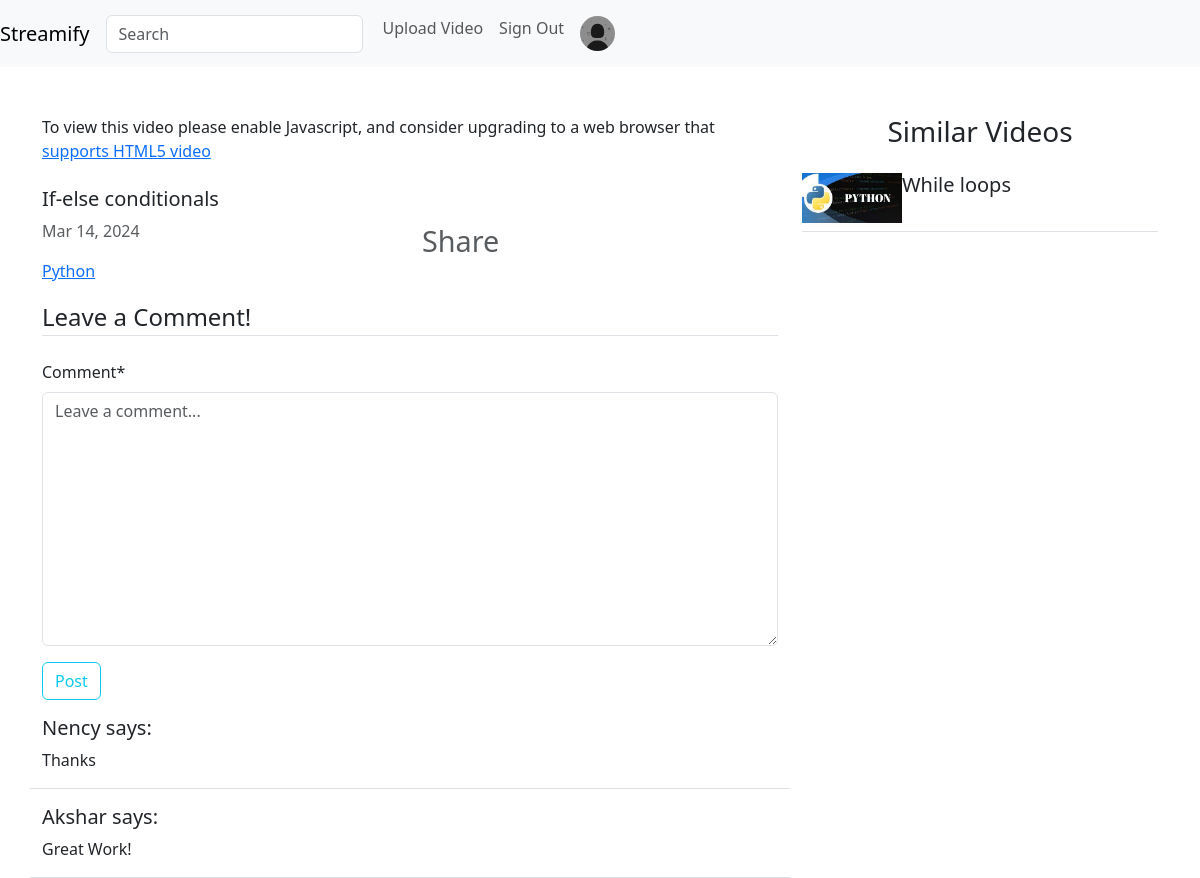
Page /videos/1/ (signed in) on the committed database.
### profiles/models.py (models this page shows, shortened)
class Profile(models.Model):
    user = models.OneToOneField(User, on_delete=models.CASCADE)
    name = models.CharField(max_length=100, blank=True)
    location = models.CharField(max_length=100, blank=True)
    image = models.ImageField(upload_to='uploads/profile_pics', blank=True)

### videos/models.py (models this page shows, shortened)
class Video(models.Model):
    uploader = models.ForeignKey(User, on_delete=models.CASCADE)
    title = models.CharField(max_length=100)
    description = models.TextField()
    video_file = models.FileField(upload_to='uploads/video_files', validators=[FileExtensionValidator(allowed_extensions=['mp4'])])
    thumbnail = models.FileField(upload_to='uploads/thumbnails', validators=[FileExtensionValidator(allowed_extensions=['png','jpg','jpeg'])])
    date_posted = models.DateTimeField(default=timezone.now)
    category = models.ForeignKey('Category', on_delete=models.CASCADE)

class Category(models.Model):
    name = models.CharField(max_length=30)
    def __str__(self):
        return self.name
    class Meta:
        verbose_name = 'Category'
        verbose_name_plural = 'Categories'

class Comment(models.Model):
    video = models.ForeignKey(Video, on_delete=models.CASCADE)
    user = models.ForeignKey(User, on_delete=models.CASCADE)
    comment = models.TextField()
    created_on = models.DateTimeField(auto_now_add=True)

### videos/views.py (the view, shortened to what this page needs)
# urls.py: path("<int:pk>/",DetailVideo.as_view(), name="video-detail"),
class DetailVideo(View):
    def get(self, request, pk , *args, **kwargs):
        video = Video.objects.get(pk=pk)
        form = CommentForm()
        comments = Comment.objects.filter(video=video).order_by('-created_on')
        categories = Video.objects.filter(category=video.category)[:14]
        context = {
            'object': video,
            'comments': comments,
            'categories': categories,
            'form': form,
        }
        return render(request, 'videos/video_detail.html', context)

### videos/forms.py
class CommentForm(forms.Form):
    comment = forms.CharField(widget=forms.Textarea(
        attrs={
            'class': 'form-control',
            'placeholder': 'Leave a comment...'
    }))

### videos/templates/videos/video_detail.html (shortened to what this page needs)
{% extends 'videos/base.html' %}
{% load crispy_forms_tags %}
{% block content %}
	<div class="container">
		<div class="row mt-5">
			<div class="col-md-8 col-sm-12 col-xs-12">
				<video-js
					width="720"
					height="405"
					controls
					data-setup='{"playbackRates": [0.5, 1, 1.5, 2], "fluid": true}'>
					<source src="/media/{{ object.video_file }}" type="video/mp4">
					<p class="vjs-no-js">
					To view this video please enable Javascript, and consider upgrading to a web browser that <a href="https://videojs.com/html5-video-support/" target="_blank">supports HTML5 video</a>
					</p>
				</video-js>
				<h5 class="mt-4">{{ object.title }}</h5>
				<div class="row">
					<div class="col-md-6 text-muted">
						<p>{{ object.date_posted | date:"M d, Y" }}</p>
                        <a class="category-link" href="{% url 'category-list' object.category.pk %}">{{ object.category }}</a>
					</div>
					<div class="col-md-6 text-muted text-right">
						<ion-icon class="video-icons" name="share-social-outline" type="button"  data-toggle="modal" data-target="#exampleModal">
                        Share
                    </ion-icon>
			</div>
		</div>
	</div>
    <div class="col-md-4 col-sm-12 col-xs-12">
        <h3 class="text-center mb-3">Similar Videos</h3>
        {% for category in categories %}
            {% if object.pk != category.pk %}
                <div class="position-relative d-flex flex-row mb-5 py-2 border-bottom">
                    <img src="{{ category.thumbnail.url }}" width="100" height="50" />
                    <h5 class="pl-3">{{ category.title }}</h5>
                </div>
            {% endif %}
        {% endfor %}
    </div>
</div>
    <div class="row mt-3">
        <div class="col-md-8 col-sm-12">
            {% if user.is_authenticated %}
            <form method="POST">
                <legend class="border-bottom mb-4">Leave a Comment!</legend>
                {{ form | crispy }}
                <button class="btn btn-outline-info btn-block">Post</button>
            </form>
            {% else %}
            <a class="btn btn-outline-info btn-block" href="{% url 'account_login' %}">Sign In To Post a Comment!</a>
            {% endif %}
        </div>
    </div>
    {% for comment in comments %}
    <div class="row mt-3">
        <div class="col-md-8 col-sm-12 border-bottom">
            <h5>{{ comment.user }} says:</h5>
            <p>{{ comment.comment }}</p>
        </div>
    </div>
    {% endfor %}
</div>
{% endblock content %}

### videos/templates/videos/navigation.html (shortened to what this page needs)
<nav class="navbar navbar-expand-lg navbar-light bg-light">
  <a class="navbar-brand" href="{% url 'index' %}">Streamify</a>
  <div class="collapse navbar-collapse" id="navbarSupportedContent">
    <form class="form-inline my-2 my-lg-0 d-flex flex-row" method="GET" action="{% url 'video-search' %}">
      <input class="form-control mr-sm-2" type="search" name="q" placeholder="Search" aria-label="Search" value="{{ request.GET.q }}">
      <button class="search-button" type="submit"></button>
    </form>
    <ul class="navbar-nav">
      {% if user.is_authenticated %}
      <li class="nav-item">
          <a class="nav-link" href="{% url 'video-create' %}">Upload Video</a>
      </li>
      <li class="nav-item">
        <a class="nav-link" href="{% url 'account_logout' %}">Sign Out</a>
      </li>
      <li class="nav-item">
        {% if user.is_authenticated %}
          {% if user.profile %}  <li class="nav-item">
                <a class="nav-link" href="{% url 'profile' user.profile.pk %}"><img src="{{ user.profile.image.url }}" width="35" height="35" class="d-inline-block rounded-circle" alt="Profile"></a>
              </li>
          {% else %}
              <li class="nav-item">
                <a class="nav-link disabled">Admin Profile</a>
              </li>
          {% endif %}
        {% endif %}
      </li>
      {% endif %}
    </ul>
  </div>
</nav>

### media/css/style.css (style rules this page uses)
.video-icons { font-size: 1.8rem; transition: 0.3s; }
.category-link { transition: 0.3s; }
.search-button { border: 0; background-color: rgba(0,0,0,0); font-size: 1.5rem; transition: 0.3s; }

### rows in the picture
Video: title "If-else conditionals", date_posted "Mar 14, 2024", category "Python"
Video: thumbnail (picture), title "While loops"
Comment: user "Nency", comment "Thanks"
Comment: user "Akshar", comment "Great Work!"
